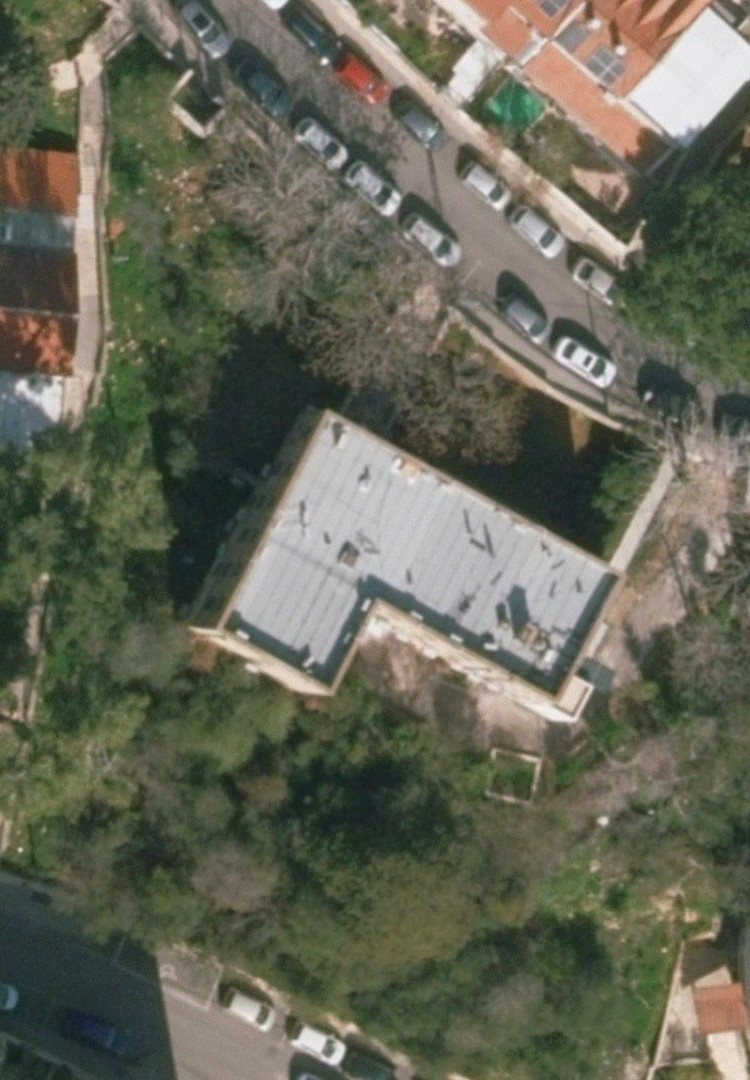
#> input picture assets/garden-photo.jpg, 750 x 1080 px
$ python align_images.py garden-photo.jpg garden-photo.jpg   (older library calls are emulated)
#> lines starting #> are read from the running program, lines starting #| are printed output that depends on the picture
#!/usr/bin/env python3
"""
Image Alignment Script for ComGarden
Uses feature matching (ORB/SIFT) and homography to align two aerial photos.

Usage:
    python align_images.py <reference_image> <image_to_align> [--output-prefix PREFIX]
"""

import cv2
import numpy as np
import argparse
from typing import Optional


def load_image(path: str) -> np.ndarray:
    """Load an image from path, return as BGR numpy array."""
    img = cv2.imread(path)
    if img is None:
        raise FileNotFoundError(f"Could not load image: {path}")
    return img


def detect_features(img: np.ndarray, method: str = "orb") -> tuple:
    """
    Detect keypoints and compute descriptors.

    Args:
        img: Input image (BGR)
        method: Feature detection method ('orb', 'sift', 'akaze')

    Returns:
        Tuple of (keypoints, descriptors)
    """
    gray = cv2.cvtColor(img, cv2.COLOR_BGR2GRAY)

    if method == "sift":
        detector = cv2.SIFT_create(nfeatures=5000)
    elif method == "akaze":
        detector = cv2.AKAZE_create()
    else:  # default to ORB
        detector = cv2.ORB_create(nfeatures=5000)

    keypoints, descriptors = detector.detectAndCompute(gray, None)
    print(f"  Detected {len(keypoints)} keypoints using {method.upper()}")
    return keypoints, descriptors


def match_features(desc1: np.ndarray, desc2: np.ndarray, method: str = "orb") -> list:
    """
    Match features between two sets of descriptors.

    Args:
        desc1: Descriptors from first image
        desc2: Descriptors from second image
        method: Matching method (affects distance metric)

    Returns:
        List of good matches after ratio test
    """
    if method == "sift":
        # SIFT uses L2 norm
        bf = cv2.BFMatcher(cv2.NORM_L2, crossCheck=False)
    else:
        # ORB/AKAZE use Hamming distance
        bf = cv2.BFMatcher(cv2.NORM_HAMMING, crossCheck=False)

    # Find 2 best matches for ratio test
    matches = bf.knnMatch(desc1, desc2, k=2)

    # Apply Lowe's ratio test
    good_matches = []
    for m, n in matches:
        if m.distance < 0.75 * n.distance:
            good_matches.append(m)

    print(f"  Found {len(good_matches)} good matches after ratio test")
    return good_matches


def find_homography(kp1: list, kp2: list, matches: list, min_matches: int = 10) -> np.ndarray:
    """
    Compute homography matrix from matched keypoints.

    Args:
        kp1: Keypoints from reference image
        kp2: Keypoints from image to align
        matches: List of matches
        min_matches: Minimum matches required

    Returns:
        3x3 homography matrix
    """
    if len(matches) < min_matches:
        raise ValueError(f"Not enough matches: {len(matches)} < {min_matches}")

    # Extract matched point coordinates
    src_pts = np.float32([kp2[m.trainIdx].pt for m in matches]).reshape(-1, 1, 2)
    dst_pts = np.float32([kp1[m.queryIdx].pt for m in matches]).reshape(-1, 1, 2)

    # Find homography using RANSAC
    H, mask = cv2.findHomography(src_pts, dst_pts, cv2.RANSAC, 5.0)

    inliers = np.sum(mask)
    print(f"  Homography computed with {inliers} inliers out of {len(matches)} matches")

    return H


def align_image(img: np.ndarray, H: np.ndarray, target_size: tuple) -> np.ndarray:
    """
    Warp image using homography matrix.

    Args:
        img: Image to warp
        H: Homography matrix
        target_size: (width, height) of output

    Returns:
        Warped image
    """
    aligned = cv2.warpPerspective(img, H, target_size)
    return aligned


def fft_phase_correlation(img1: np.ndarray, img2: np.ndarray) -> tuple:
    """
    Use FFT phase correlation for sub-pixel translation estimation.
    This refines the alignment after homography.

    Args:
        img1: Reference image (grayscale)
        img2: Image to align (grayscale)

    Returns:
        Tuple of (dx, dy) translation
    """
    # Ensure same size
    h, w = min(img1.shape[0], img2.shape[0]), min(img1.shape[1], img2.shape[1])
    img1 = img1[:h, :w].astype(np.float32)
    img2 = img2[:h, :w].astype(np.float32)

    # Apply window function to reduce edge effects
    window = cv2.createHanningWindow((w, h), cv2.CV_32F)
    img1_windowed = img1 * window
    img2_windowed = img2 * window

    # Compute FFT
    fft1 = np.fft.fft2(img1_windowed)
    fft2 = np.fft.fft2(img2_windowed)

    # Cross-power spectrum
    cross_power = (fft1 * np.conj(fft2)) / (np.abs(fft1 * np.conj(fft2)) + 1e-10)

    # Inverse FFT to get correlation
    correlation = np.fft.ifft2(cross_power)
    correlation = np.abs(correlation)

    # Find peak
    peak_idx = np.unravel_index(np.argmax(correlation), correlation.shape)

    # Convert to translation (handle wrap-around)
    dy = peak_idx[0] if peak_idx[0] < h // 2 else peak_idx[0] - h
    dx = peak_idx[1] if peak_idx[1] < w // 2 else peak_idx[1] - w

    print(f"  FFT phase correlation refinement: dx={dx}, dy={dy}")
    return dx, dy


def compute_overlap_region(img1_shape: tuple, img2_shape: tuple, H: np.ndarray) -> tuple:
    """
    Compute the overlapping region after alignment.

    Returns:
        Tuple of (x, y, width, height) for the overlap region
    """
    h1, w1 = img1_shape[:2]
    h2, w2 = img2_shape[:2]

    # Transform corners of img2
    corners = np.float32([[0, 0], [w2, 0], [w2, h2], [0, h2]]).reshape(-1, 1, 2)
    transformed = cv2.perspectiveTransform(corners, H)

    # Find bounding box of transformed corners
    x_coords = transformed[:, 0, 0]
    y_coords = transformed[:, 0, 1]

    # Overlap is intersection of both image bounds
    x_min = max(0, int(np.min(x_coords)))
    y_min = max(0, int(np.min(y_coords)))
    x_max = min(w1, int(np.max(x_coords)))
    y_max = min(h1, int(np.max(y_coords)))

    return x_min, y_min, x_max - x_min, y_max - y_min


def crop_to_aspect_ratio(img: np.ndarray, aspect_ratio: float = 2/3,
                          center: Optional[tuple] = None) -> np.ndarray:
    """
    Crop image to specified aspect ratio (width/height).

    Args:
        img: Input image
        aspect_ratio: Target width/height ratio (default 2:3 for portrait mobile)
        center: Optional (x, y) center point for crop

    Returns:
        Cropped image
    """
    h, w = img.shape[:2]

    # Calculate target dimensions
    if w / h > aspect_ratio:
        # Image is wider than target - crop width
        new_w = int(h * aspect_ratio)
        new_h = h
    else:
        # Image is taller than target - crop height
        new_w = w
        new_h = int(w / aspect_ratio)

    # Calculate crop position
    if center is None:
        # Center crop
        x = (w - new_w) // 2
        y = (h - new_h) // 2
    else:
        # Crop around specified center
        x = max(0, min(w - new_w, center[0] - new_w // 2))
        y = max(0, min(h - new_h, center[1] - new_h // 2))

    return img[y:y+new_h, x:x+new_w]


def visualize_matches(img1: np.ndarray, kp1: list, img2: np.ndarray, kp2: list,
                      matches: list, output_path: str):
    """Save visualization of matched features."""
    vis = cv2.drawMatches(img1, kp1, img2, kp2, matches[:50], None,
                          flags=cv2.DrawMatchesFlags_NOT_DRAW_SINGLE_POINTS)
    cv2.imwrite(output_path, vis)
    print(f"  Saved match visualization to {output_path}")


def align_images(ref_path: str, align_path: str, output_prefix: str = "aligned",
                 method: str = "orb", target_size: tuple = (750, 1080)) -> dict:
    """
    Main alignment function.

    Args:
        ref_path: Path to reference image (segmented with polygons)
        align_path: Path to image to align (clean)
        output_prefix: Prefix for output files
        method: Feature detection method
        target_size: (width, height) for final output

    Returns:
        Dict with paths to output files
    """
    print(f"\n{'='*60}")
    print("ComGarden Image Alignment")
    print(f"{'='*60}")

    # Load images
    print(f"\n1. Loading images...")
    img_ref = load_image(ref_path)
    img_align = load_image(align_path)
    print(f"  Reference: {img_ref.shape[1]}x{img_ref.shape[0]}")
    print(f"  To align:  {img_align.shape[1]}x{img_align.shape[0]}")

    # Detect features
    print(f"\n2. Detecting features ({method})...")
    kp1, desc1 = detect_features(img_ref, method)
    kp2, desc2 = detect_features(img_align, method)

    # Match features
    print(f"\n3. Matching features...")
    matches = match_features(desc1, desc2, method)

    # Visualize matches
    vis_path = f"{output_prefix}_matches.jpg"
    visualize_matches(img_ref, kp1, img_align, kp2, matches, vis_path)

    # Compute homography
    print(f"\n4. Computing homography...")
    H = find_homography(kp1, kp2, matches)
    print(f"  Homography matrix:\n{H}")

    # Align the clean image to reference
    print(f"\n5. Warping image...")
    aligned = align_image(img_align, H, (img_ref.shape[1], img_ref.shape[0]))

    # Optional: FFT refinement
    print(f"\n6. FFT phase correlation refinement...")
    gray_ref = cv2.cvtColor(img_ref, cv2.COLOR_BGR2GRAY)
    gray_aligned = cv2.cvtColor(aligned, cv2.COLOR_BGR2GRAY)
    dx, dy = fft_phase_correlation(gray_ref, gray_aligned)

    # Apply sub-pixel refinement if significant
    if abs(dx) > 0 or abs(dy) > 0:
        M = np.float32([[1, 0, dx], [0, 1, dy]])
        aligned = cv2.warpAffine(aligned, M, (aligned.shape[1], aligned.shape[0]))

    # Compute overlap region
    print(f"\n7. Computing overlap region...")
    x, y, w, h = compute_overlap_region(img_ref.shape, img_align.shape, H)
    print(f"  Overlap: x={x}, y={y}, w={w}, h={h}")

    # Crop both images to overlap region
    ref_cropped = img_ref[y:y+h, x:x+w]
    aligned_cropped = aligned[y:y+h, x:x+w]

    # Crop to target aspect ratio (2:3 for portrait mobile)
    print(f"\n8. Cropping to {target_size[0]}x{target_size[1]} (2:3 ratio)...")
    aspect_ratio = target_size[0] / target_size[1]
    ref_final = crop_to_aspect_ratio(ref_cropped, aspect_ratio)
    aligned_final = crop_to_aspect_ratio(aligned_cropped, aspect_ratio)

    # Resize to target size
    ref_final = cv2.resize(ref_final, target_size, interpolation=cv2.INTER_LANCZOS4)
    aligned_final = cv2.resize(aligned_final, target_size, interpolation=cv2.INTER_LANCZOS4)

    # Save outputs
    print(f"\n9. Saving outputs...")
    ref_output = f"{output_prefix}_reference.jpg"
    aligned_output = f"{output_prefix}_clean.jpg"

    cv2.imwrite(ref_output, ref_final, [cv2.IMWRITE_JPEG_QUALITY, 90])
    cv2.imwrite(aligned_output, aligned_final, [cv2.IMWRITE_JPEG_QUALITY, 90])

    print(f"  Saved: {ref_output} ({ref_final.shape[1]}x{ref_final.shape[0]})")
    print(f"  Saved: {aligned_output} ({aligned_final.shape[1]}x{aligned_final.shape[0]})")

    # Create a blended comparison image
    blend = cv2.addWeighted(ref_final, 0.5, aligned_final, 0.5, 0)
    blend_output = f"{output_prefix}_blend.jpg"
    cv2.imwrite(blend_output, blend, [cv2.IMWRITE_JPEG_QUALITY, 90])
    print(f"  Saved: {blend_output} (50/50 blend for verification)")

    print(f"\n{'='*60}")
    print("Alignment complete!")
    print(f"{'='*60}\n")

    return {
        "reference": ref_output,
        "aligned": aligned_output,
        "blend": blend_output,
        "matches_viz": vis_path,
        "homography": H.tolist()
    }


def main():
    parser = argparse.ArgumentParser(
        description="Align two aerial images using feature matching",
        formatter_class=argparse.RawDescriptionHelpFormatter,
        epilog="""
Examples:
  python align_images.py garden_segmented.png garden1_cropped.png
  python align_images.py ref.png clean.png --output-prefix garden --method sift
        """
    )
    parser.add_argument("reference", help="Reference image (with polygon annotations)")
    parser.add_argument("to_align", help="Image to align (clean version)")
    parser.add_argument("--output-prefix", "-o", default="aligned",
                        help="Prefix for output files (default: aligned)")
    parser.add_argument("--method", "-m", choices=["orb", "sift", "akaze"],
                        default="sift", help="Feature detection method (default: sift)")
    parser.add_argument("--width", "-W", type=int, default=750,
                        help="Output width (default: 750)")
    parser.add_argument("--height", "-H", type=int, default=1080,
                        help="Output height (default: 1080)")

    args = parser.parse_args()

    result = align_images(
        args.reference,
        args.to_align,
        args.output_prefix,
        args.method,
        (args.width, args.height)
    )
#> in load_image, img is the input picture: shape (1080, 750, 3); mean B, G, R 86.7, 102.5, 101.1
#|   Reference: 750x1080
#|   To align:  750x1080
#> in detect_features, `gray = cv2.cvtColor(img, cv2.COLOR_BGR2GRAY)`:
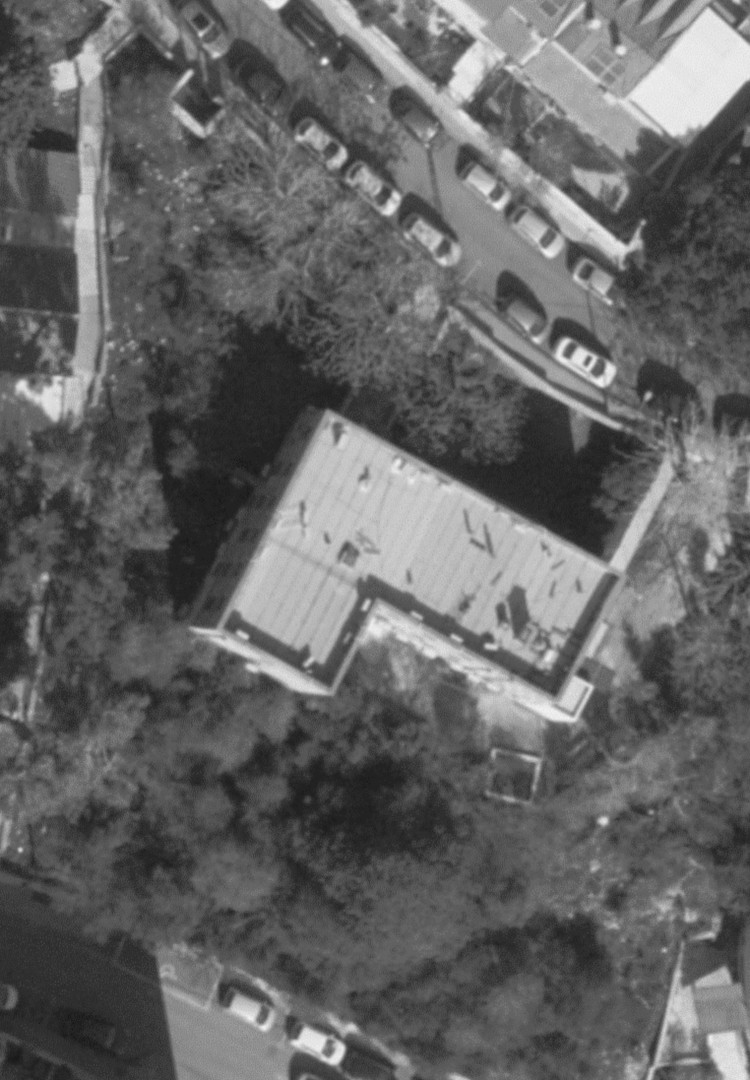
#> gray: shape (1080, 750); min 22, max 246, mean 100.3
#> in detect_features, `keypoints, descriptors = detector.detectAndCompute(gray, None)`: keypoints = 1968 keypoints; strongest (x, y, size): (310, 1041, 16.8), (390, 208, 10.1), (336, 1059, 9.6), (340, 1050, 8.8)
#|   Detected 1968 keypoints using SIFT
#> in align_images, `kp1, desc1 = detect_features(img_ref, method)`: kp1 has the same summary as keypoints in detect_features
#|   Detected 1968 keypoints using SIFT
#> in align_images, `kp2, desc2 = detect_features(img_align, method)`: kp2 has the same summary as keypoints in detect_features
#> in match_features, `matches = bf.knnMatch(desc1, desc2, k=2)`: matches = 1968 matches
#|   Found 1968 good matches after ratio test
#> in visualize_matches, `vis = cv2.drawMatches(img1, kp1, img2, kp2, matches[:50], None, flags=..`:
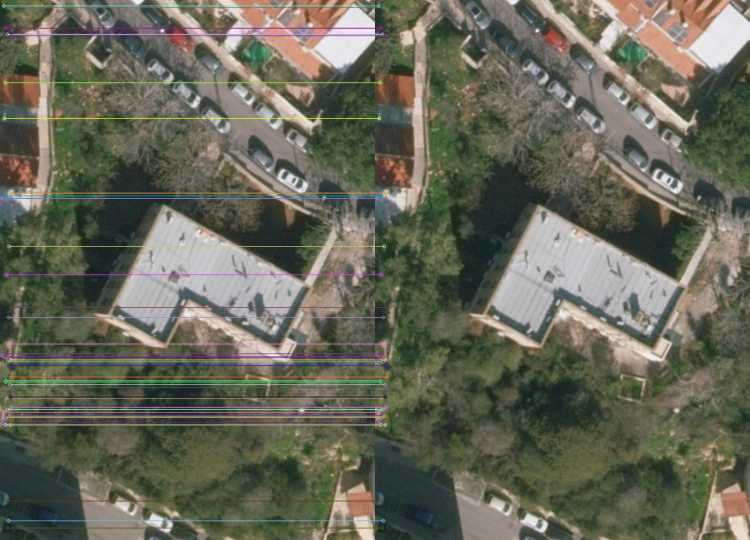
#> vis: shape (1080, 1500, 3) (shown at 1/2 size); mean B, G, R 88.3, 103.4, 102.5
#> in find_homography, `src_pts = np.float32([kp2[m.trainIdx].pt for m in matches]).reshape(-1..`: src_pts = 1968 rows, first 8: [3.93, 396.3], [3.93, 396.3], [5.02, 843.9], [6.07, 713.1], [7.09, 11.36], [7.51, 824.5], [8.26, 236.4], [8.96, 848.6]
#> in find_homography, `dst_pts = np.float32([kp1[m.queryIdx].pt for m in matches]).reshape(-1..`: dst_pts has the same summary as src_pts
#> in find_homography, `H, mask = cv2.findHomography(src_pts, dst_pts, cv2.RANSAC, 5.0)`: H = [[1, -4.08e-16, 3.96e-13], [4.14e-16, 1, 6.46e-13], [4.41e-19, -1.44e-18, 1]]; mask = 1968 values from 1 to 1
#> in find_homography, `inliers = np.sum(mask)`: inliers = 1968
#|   Homography computed with 1968 inliers out of 1968 matches
#|   Homography matrix:
#| [[ 1.00000000e+00 -4.08312689e-16  3.96476849e-13]
#|  [ 4.13546653e-16  1.00000000e+00  6.46237143e-13]
#|  [ 4.41031732e-19 -1.44460560e-18  1.00000000e+00]]
#> in fft_phase_correlation, `img1_windowed = img1 * window`:
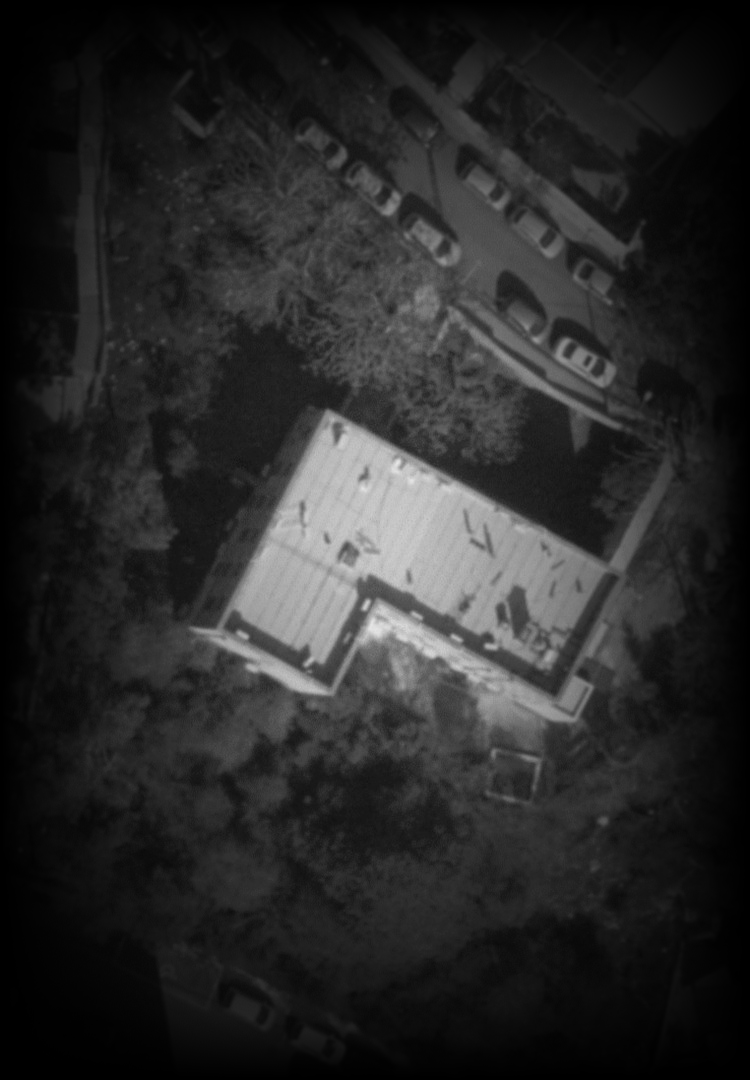
#> img1_windowed: shape (1080, 750) float32; min 0, max 231.1, mean 41.5
#> in fft_phase_correlation, `peak_idx = np.unravel_index(np.argmax(correlation), correlation.shape)`: peak_idx = (0, 0)
#> in fft_phase_correlation, `dy = peak_idx[0] if peak_idx[0] < h // 2 else peak_idx[0] - h`: dy = 0
#|   FFT phase correlation refinement: dx=0, dy=0
#> in compute_overlap_region, `transformed = cv2.perspectiveTransform(corners, H)`: transformed = [[3.96e-13, 6.46e-13], [750, 9.56e-13], [750, 1080], [-4.45e-14, 1080]]
#> in compute_overlap_region, `x_coords = transformed[:, 0, 0]`: x_coords = [3.96e-13, 750, 750, -4.45e-14]
#> in compute_overlap_region, `y_coords = transformed[:, 0, 1]`: y_coords = [6.46e-13, 9.56e-13, 1080, 1080]
#> in compute_overlap_region, `x_min = max(0, int(np.min(x_coords)))`: x_min = 0
#> in compute_overlap_region, `x_max = min(w1, int(np.max(x_coords)))`: x_max = 750
#> in compute_overlap_region, `y_max = min(h1, int(np.max(y_coords)))`: y_max = 1080
#> in align_images, `x, y, w, h = compute_overlap_region(img_ref.shape, img_align.shape, H)`: x = 0; w = 750; h = 1080
#|   Overlap: x=0, y=0, w=750, h=1080
#|   Saved: aligned_reference.jpg (750x1080)
#|   Saved: aligned_clean.jpg (750x1080)
#> result = {'reference': 'aligned_reference.jpg', 'aligned': 'aligned_clean.jpg', 'blend': 'aligned_blend.jpg', 'matches_viz': 'aligned_matches.jpg', 'homography': [[1, -4.08e-16, 3.96e-13], [4.14e-16, 1, 6.46e-13], [4.41e-19, -1.44e-18, 1]]}

    print("Output files:")
    for key, value in result.items():
        if key != "homography":
            print(f"  {key}: {value}")
#> this loop made 5 passes
#|   reference: aligned_reference.jpg
#|   aligned: aligned_clean.jpg
#|   blend: aligned_blend.jpg
#|   matches_viz: aligned_matches.jpg


if __name__ == "__main__":
    main()
